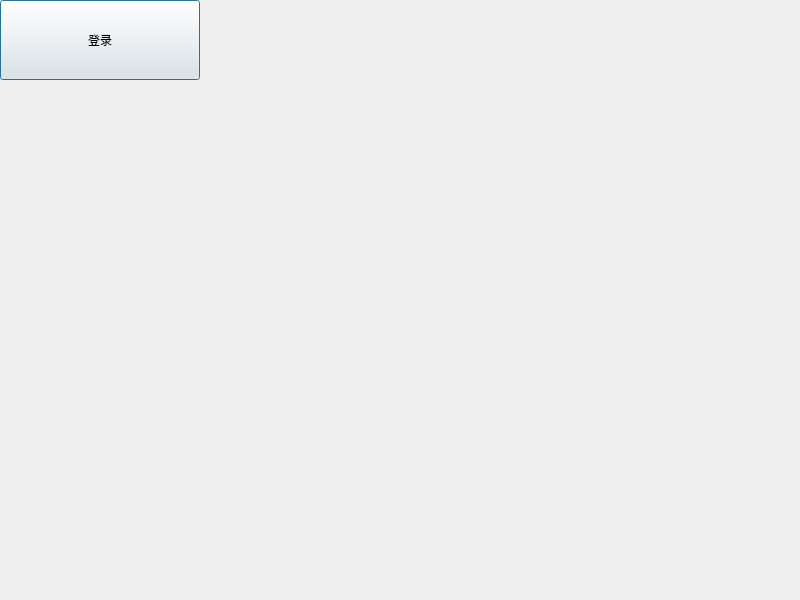
<?xml version="1.0" encoding="UTF-8"?>
<ui version="4.0">
 <class>Dialog</class>
 <widget class="QDialog" name="Dialog">
  <property name="geometry">
   <rect>
    <x>0</x>
    <y>0</y>
    <width>800</width>
    <height>600</height>
   </rect>
  </property>
  <property name="windowTitle">
   <string>Dialog</string>
  </property>
  <widget class="QPushButton" name="pushButtonLogin">
   <property name="minimumSize">
    <size>
     <width>200</width>
     <height>80</height>
    </size>
   </property>
   <property name="text">
    <string>登录</string>
   </property>
   <property name="default">
    <bool>true</bool>
   </property>
   <property name="flat">
    <bool>false</bool>
   </property>
  </widget>
 </widget>
 <resources/>
 <connections/>
</ui>
